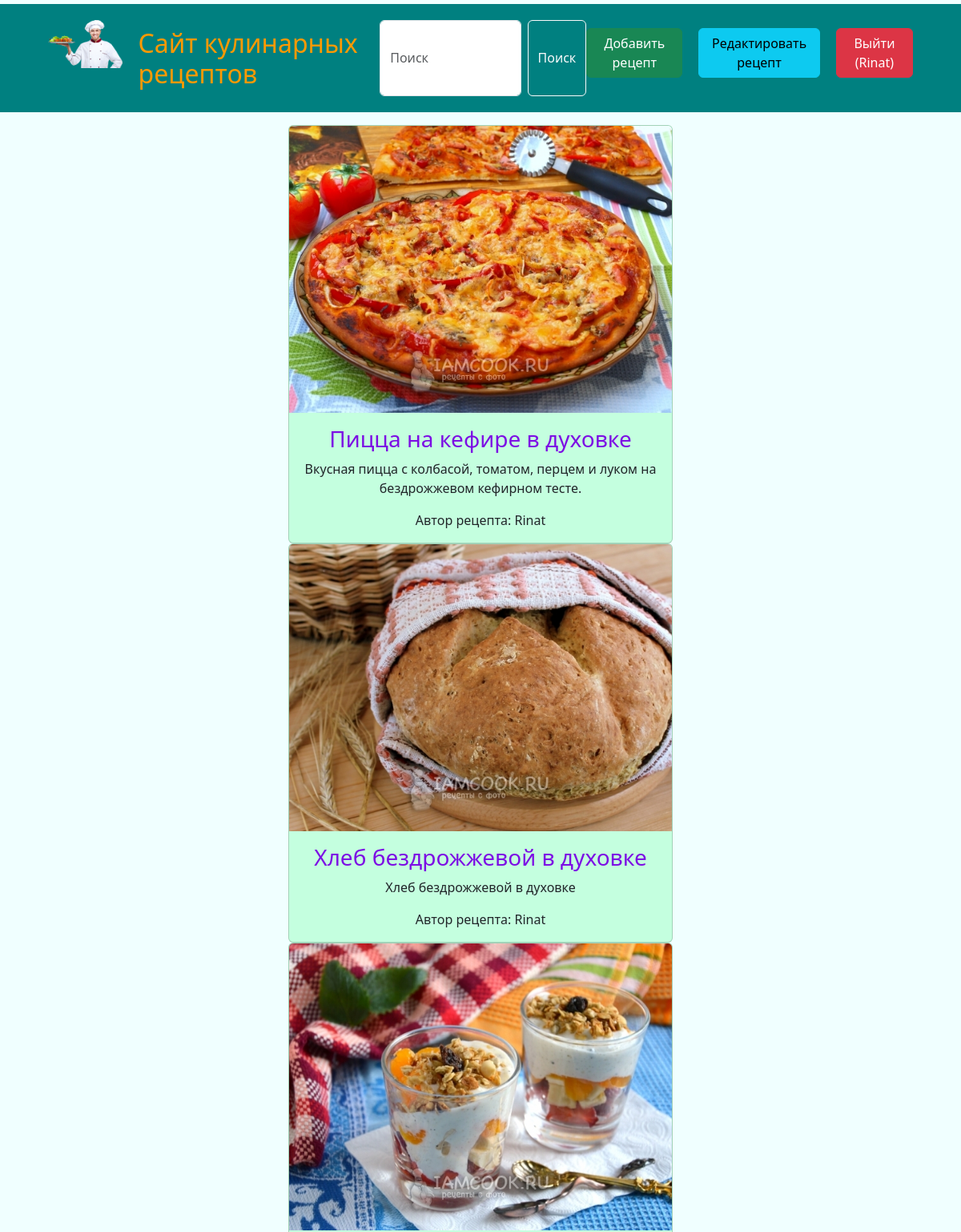
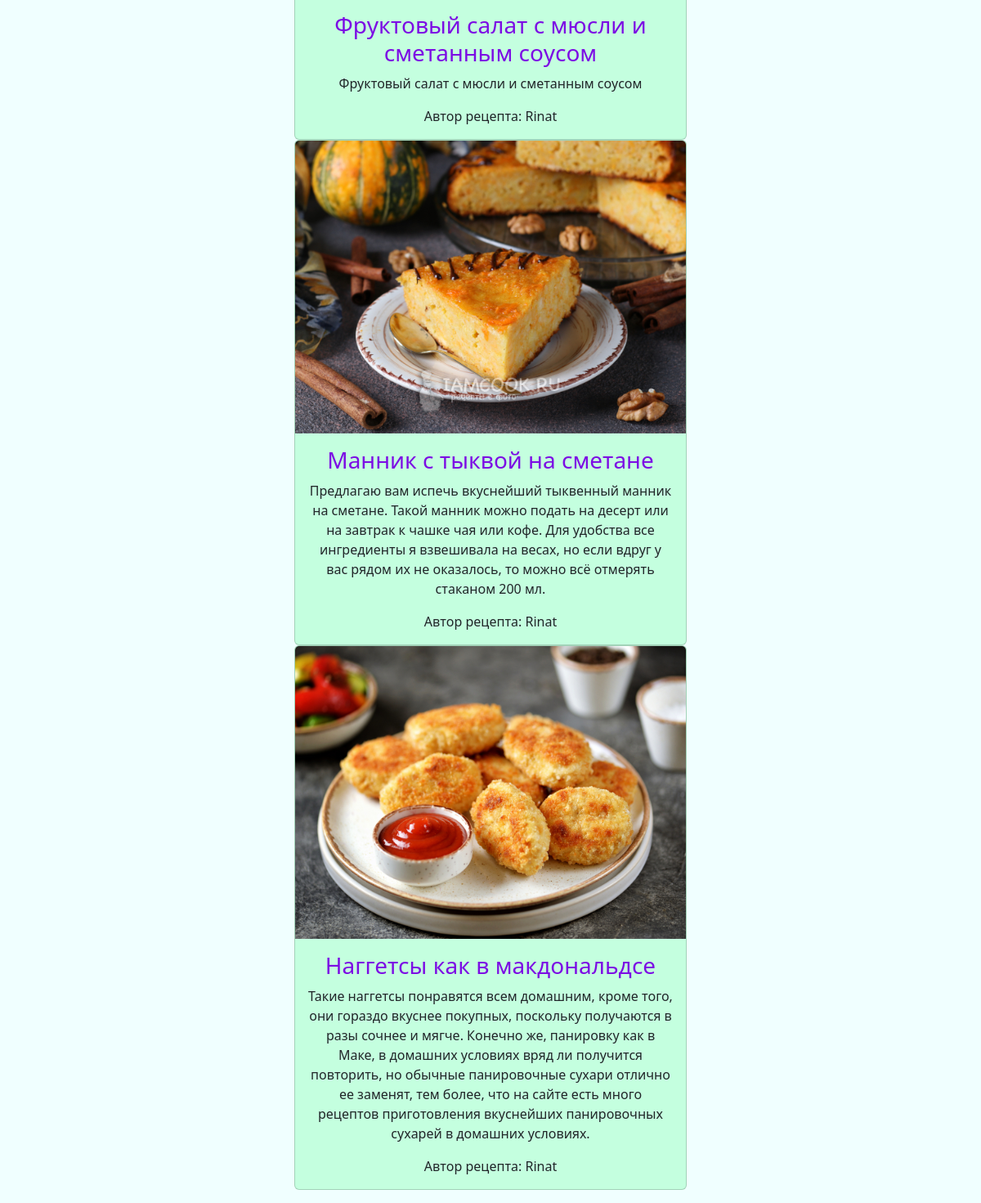
Screenshot of /findRecipe/ (signed in) with the database file from the repository (2 pictures, top to bottom).
### menu/models.py (models this page shows, shortened)
class Recipes(models.Model):
    name = models.CharField(max_length=50)
    description = models.TextField()
    Ingredients = models.TextField()
    cookingSteps = models.TextField()
    cookingTime = models.CharField(max_length=20)
    image = models.ImageField(upload_to='cooking_image/')
    author = models.ForeignKey(User, verbose_name='Автор', db_column='author', related_name='author', max_length=30,on_delete=models.PROTECT)

### menu/views.py (the view)
# urls.py: path('findRecipe/', views.findRecipe, name='findRecipe'),
def findRecipe(request):
    reciptes = Recipes.objects.filter(author = request.user)
    message = ''
    if not reciptes:
        message = 'У вас нет рецептов. редактировать нечего.'
    return render(request, 'menu/get_edit_recipte.html', {'reciptes':reciptes, 'message':message})

### menu/templates/menu/get_edit_recipte.html (shortened to what this page needs)
{% extends 'base.html' %}
{% block content %}
    <center>
        {%for recipte in reciptes%}
            <div class="card" style="width: 40%; background-color: rgb(196, 255, 223);">
                <a href="editRecipes/{{recipte.id}}/"><img src="{{recipte.image.url}}" class="card-img-top" alt="..."></a>
                <div class="card-body">
                <h3 class="card-text" style="color: rgb(124, 12, 228);">{{recipte.name}}</h3>
                <p class="card-text">{{recipte.description}}</p>
                <p class="card-text">Автор рецепта: {{recipte.author}}</p>
                </div>
            </div>
        {% endfor %}
    </center>
{% endblock %}

### menu/templates/base.html (shortened to what this page needs)
<!DOCTYPE html>
<html lang="en">
<head>
    <link href="https://cdn.jsdelivr.net/npm/bootstrap@5.3.2/dist/css/bootstrap.min.css" rel="stylesheet">
    <link rel="stylesheet" href="">
  </head>
<body style="background-color: azure;">
  {% load static %}
    <footer class="blockquote-footer">
      <div class="d-flex justify-content-around" style="background-color: teal; padding-top: 20px; padding-bottom: 20px;">
        <div class="d-flex justify-content-start" style="margin-left: 5%; gap: 20px;">
          <img style="height: 60px;" src="{% static 'pngwing.com.png' %}" alt="logo">
          <a href="{% url 'home' %}" class="link-offset-2 link-underline link-underline-opacity-0"><h2 style="color: rgb(255, 153, 0); padding-top: 10px;">Сайт кулинарных рецептов</h2></a>
        </div>
        <form class="d-flex" role="search" action="{% url 'search' %}" method="post">
          <input class="form-control me-2" type="search" placeholder="Поиск" aria-label="Поиск" name="search">
          <button class="btn btn-outline-light" type="submit">Поиск</button>
        </form>
        <div  class="d-flex justify-content-end" style="margin-right: 5%; gap: 20px; padding-top: 10px;">
          {% if user.is_authenticated %}
          <a href="{% url 'createRecipes' %}" style="font-size: 20px;"><button type="button" class="btn btn-success">Добавить рецепт</button></a>
          <a href="{% url 'findRecipe' %}" style="font-size: 20px;"><button type="button" class="btn btn-info">Редактировать рецепт</button></a>
          <a href="{% url 'logout' %}" style="font-size: 20px;"><button type="button" class="btn btn-danger">Выйти  ({{user.username}})</button></a>
          {% else %}
          <a href="{% url 'register' %}">   <button type="button" class="btn btn-primary">Регистрация на сайте</button>  </a>
          <a href="{% url 'login' %}">   <button type="button" class="btn btn-success">Авторизация</button> </a>
          {% endif %}
        </div>
      </div>
    </footer>
    {% block content %}{% endblock %}
</body>
</html>

### rows the page displays
Recipes: image (picture), name "Пицца на кефире в духовке", description "Вкусная пицца с колбасой, томатом, перцем и луком на бездрожжевом кефирном тесте.", author "Rinat"
Recipes: image (picture), name "Хлеб бездрожжевой в духовке", description "Хлеб бездрожжевой в духовке", author "Rinat"
Recipes: image (picture), name "Фруктовый салат с мюсли и сметанным соусом", description "Фруктовый салат с мюсли и сметанным соусом", author "Rinat"
Recipes: image (picture), name "Манник с тыквой на сметане", description "Предлагаю вам испечь вкуснейший тыквенный манник на сметане. Такой манник можно подать на десерт или на завтрак к чашке чая или кофе. Для удобства все ингредиенты я взвешивала на весах, но если вдруг у вас рядом их не оказалось, то можно всё отмерять стаканом 200 мл.", author "Rinat"
Recipes: image (picture), name "Наггетсы как в макдональдсе", description "Такие наггетсы понравятся всем домашним, кроме того, они гораздо вкуснее покупных, поскольку получаются в разы сочнее и мягче. Конечно же, панировку как в Маке, в домашних условиях вряд ли получится повторить, но обычные панировочные сухари отлично ее заменят, тем более, что на сайте есть много рецептов приготовления вкуснейших панировочных сухарей в домашних условиях.", author "Rinat"

### other values shown
{{ user.username }} "Rinat"
